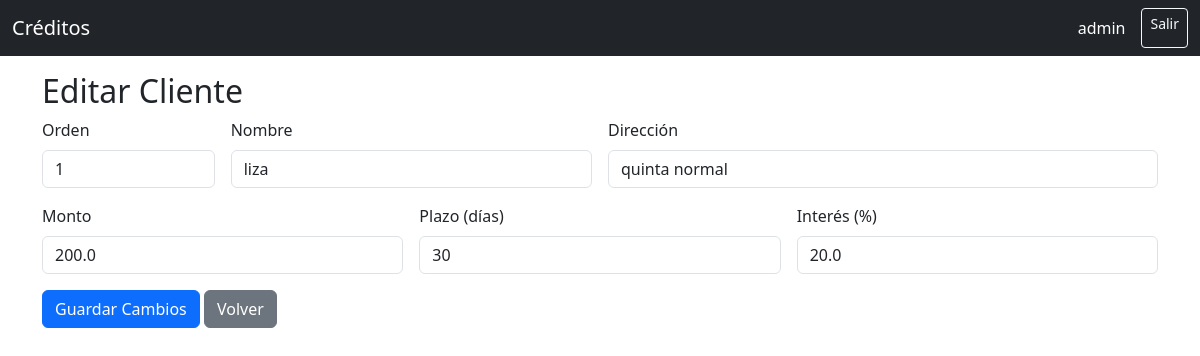
Page /editar_cliente/1 (signed in) on the earlier database version.
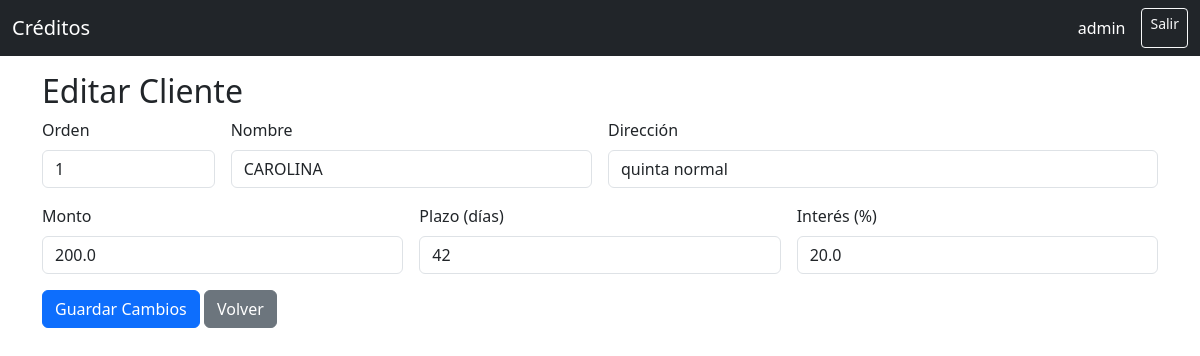
Same page on the later database version.
### app.py (models this page shows)
class Cliente(db.Model):
    id = db.Column(db.Integer, primary_key=True)
    codigo = db.Column(db.String(10), unique=True, nullable=False)   # 6 dígitos numéricos (puede alargarse)
    orden = db.Column(db.Integer, nullable=False, default=0)
    nombre = db.Column(db.String(200), nullable=False)
    direccion = db.Column(db.String(300), nullable=True)
    monto = db.Column(db.Float, nullable=False, default=0.0)         # monto prestado original
    plazo = db.Column(db.Integer, nullable=False, default=30)        # plazo en días
    interes = db.Column(db.Float, nullable=False, default=0.0)      # porcentaje
    saldo = db.Column(db.Float, nullable=False, default=0.0)        # saldo pendiente
    fecha_creacion = db.Column(db.Date, default=date.today)
    ultimo_abono_fecha = db.Column(db.Date, nullable=True)          # para marcar abono de hoy
    abonos = db.relationship("Abono", backref="cliente", lazy=True, cascade="all, delete-orphan")
    prestamos = db.relationship("Prestamo", backref="cliente", lazy=True, cascade="all, delete-orphan")

### app.py (the view, shortened to what this page needs)
@app.route("/editar_cliente/<int:cliente_id>", methods=["GET", "POST"])
@login_required
def editar_cliente(cliente_id):
    cliente = Cliente.query.get_or_404(cliente_id)
    return render_template("editar_cliente.html", cliente=cliente)

### app.py (called while the page is built)
def login_required(f):
    @wraps(f)
    def wrapper(*args, **kwargs):
        if "usuario" not in session:
            return redirect(url_for("login"))
        return f(*args, **kwargs)
    return wrapper

### templates/editar_cliente.html (shortened to what this page needs)
{% extends "base.html" %}
{% block content %}
<h2>Editar Cliente</h2>
<form action="{{ url_for('editar_cliente', cliente_id=cliente.id) }}" method="post" class="row g-3">
  <div class="col-md-2">
    <label for="orden" class="form-label">Orden</label>
    <input type="number" class="form-control" id="orden" name="orden" value="{{ cliente.orden }}" required>
  </div>
  <div class="col-md-4">
    <label for="nombre" class="form-label">Nombre</label>
    <input type="text" class="form-control" id="nombre" name="nombre" value="{{ cliente.nombre }}" required>
  </div>
  <div class="col-md-6">
    <label for="direccion" class="form-label">Dirección</label>
    <input type="text" class="form-control" id="direccion" name="direccion" value="{{ cliente.direccion }}">
  </div>
  <div class="col-md-4">
    <label for="monto" class="form-label">Monto</label>
    <input type="number" step="0.01" class="form-control" id="monto" name="monto" value="{{ cliente.monto }}" required>
  </div>
  <div class="col-md-4">
    <label for="plazo" class="form-label">Plazo (días)</label>
    <input type="number" class="form-control" id="plazo" name="plazo" value="{{ cliente.plazo }}" required>
  </div>
  <div class="col-md-4">
    <label for="interes" class="form-label">Interés (%)</label>
    <input type="number" step="0.01" class="form-control" id="interes" name="interes" value="{{ cliente.interes }}" required>
  </div>
  <div class="col-12">
    <button type="submit" class="btn btn-primary">Guardar Cambios</button>
    <a href="{{ url_for('index') }}" class="btn btn-secondary">Volver</a>
  </div>
</form>
{% endblock %}

Differences in the rows shown:
changed Cliente "quinta normal": nombre "liza" → "CAROLINA"; plazo "30" → "42"
